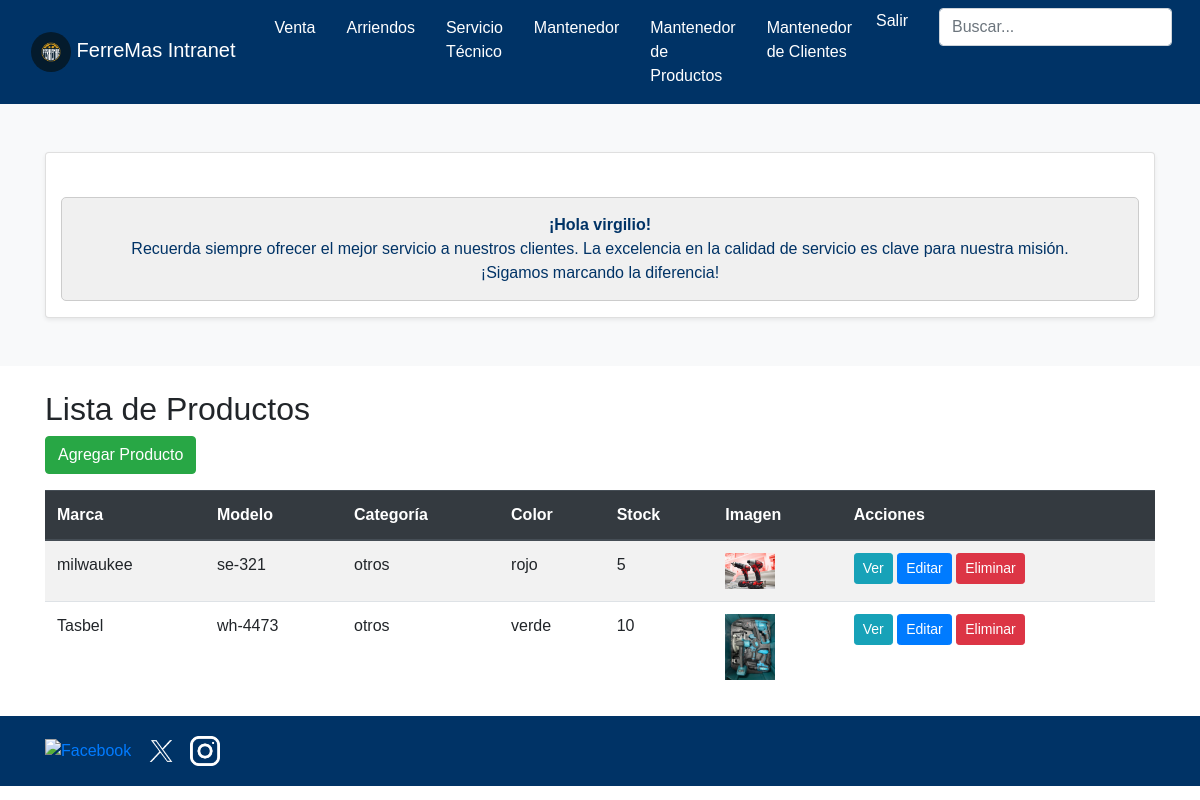
The app's page /mantenedor_productos/ (signed in), older data.
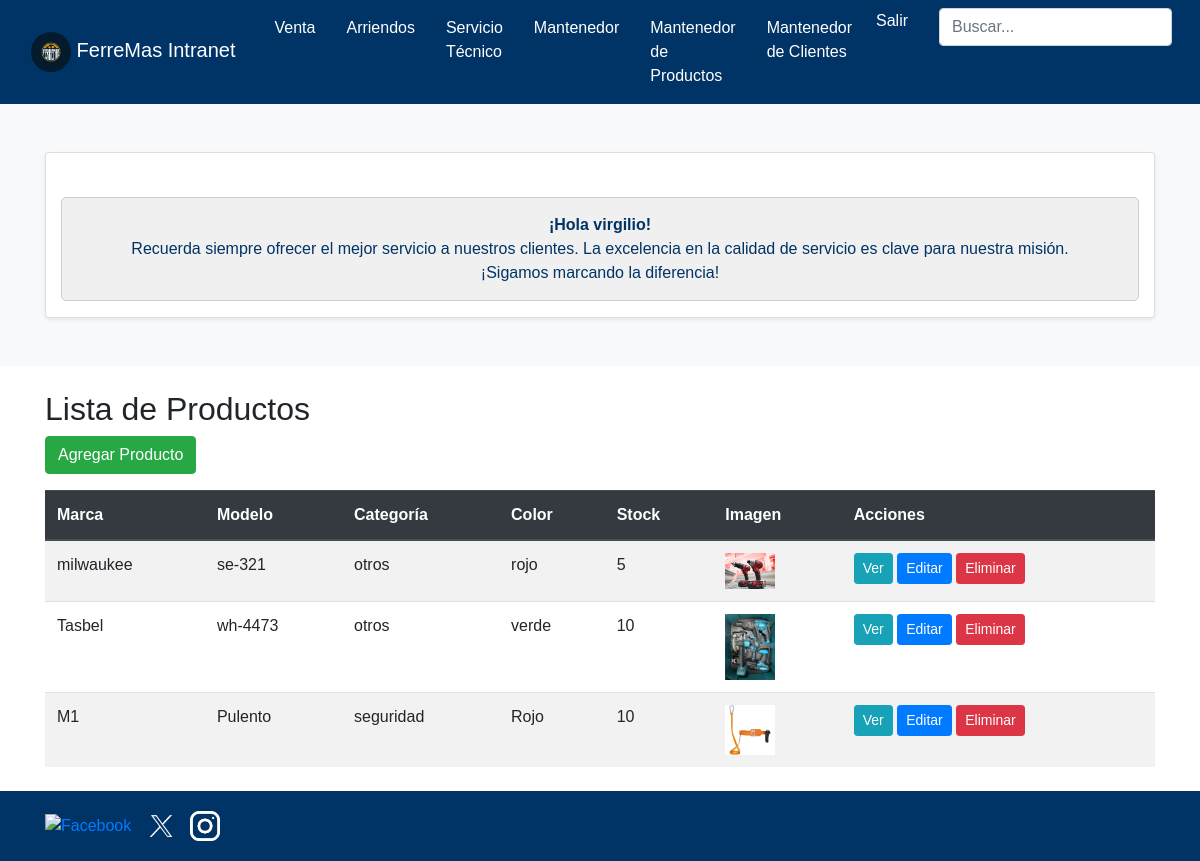
The same page, newer data.
### core/models.py (models this page shows, shortened)
class Producto(models.Model):
    categoria = models.CharField(
        max_length=100,
        choices=[
            ('seguridad', 'Seguridad'),
            ('casco', 'Casco'),
            ('guantes', 'Guantes'),
            ('ropa', 'Ropa'),
            ('goggles', 'Goggles'),
            ('otros', 'Otros'),
        ]
    )
    name = models.CharField(max_length=100)
    descripcion = models.CharField(max_length=100)
    marca = models.CharField(max_length=100)
    modelo = models.CharField(max_length=100)
    color = models.CharField(max_length=100)
    stock = models.IntegerField()
    precio = models.DecimalField(max_digits=10, decimal_places=2, default=0)
    destacado = models.BooleanField(default=False)
    imagen = models.ImageField(upload_to='productos/', null=True, blank=True)

### core/views.py (the view)
# urls.py: path('mantenedor_productos/', mantenedor_productos, name='mantenedor_productos'),
@staff_required
def mantenedor_productos(request):
    productos = Producto.objects.all()
    return render(request, 'core/mantenedor_productos.html', {'productos': productos})

### core/context_processors.py (called while the page is built)
def carrito_contador(request):
    return {'cantidad_productos': contar_items(request)}

### core/views.py (called while the page is built)
def contar_items(request):
    if request.user.is_authenticated:
        cantidad_productos = CarritoItem.objects.filter(usuario=request.user).aggregate(Sum('cantidad'))['cantidad__sum'] or 0
    else:
        cantidad_productos = 0
    return cantidad_productos

### core/templates/core/mantenedor_productos.html
{% extends "core/base_intranet.html" %}
        {% block content %}
    <main class="container mt-4">
        <h2>Lista de Productos</h2>
        <a href="{% url 'productos_nuevo' %}" class="btn btn-success mb-3">Agregar Producto</a>
        <table class="table table-striped">
            <thead class="thead-dark">
                <tr>
                    <th>Marca</th>
                    <th>Modelo</th>
                    <th>Categoría</th>
                    <th>Color</th>
                    <th>Stock</th>
                    <th>Imagen</th>
                    <th>Acciones</th>
                </tr>
            </thead>
            <tbody>
                {% for producto in productos %}
                    <tr>
                        <td>{{ producto.marca }}</td>
                        <td>{{ producto.modelo }}</td>
                        <td>{{ producto.categoria }}</td>
                        <td>{{ producto.color }}</td>
                        <td>{{ producto.stock }}</td>
                        <td>
                            {% if producto.imagen %}
                                <img src="{{ producto.imagen.url }}" alt="{{ producto.marca }} {{ producto.modelo }}" width="50">
                            {% else %}
                                No Image
                            {% endif %}
                        </td>
                        <td>
                            <a href="{% url 'productos_detalle' producto.pk %}"class="btn btn-info btn-sm">Ver</a>
                            <a href="{% url 'productos_actualiza' producto.pk %}" class="btn btn-primary btn-sm">Editar</a>
                            <a href="{% url 'productos_eliminar' producto.pk %}" class="btn btn-danger btn-sm">Eliminar</a>
                        </td>
                    </tr>
                {% endfor %}
            </tbody>
        </table>
    </main>
        {% endblock %}

Row changes from the older to the newer data that the page shows:
added Producto: marca "M1", modelo "Pulento", categoria "seguridad", color "Rojo", stock "10", imagen (picture)
